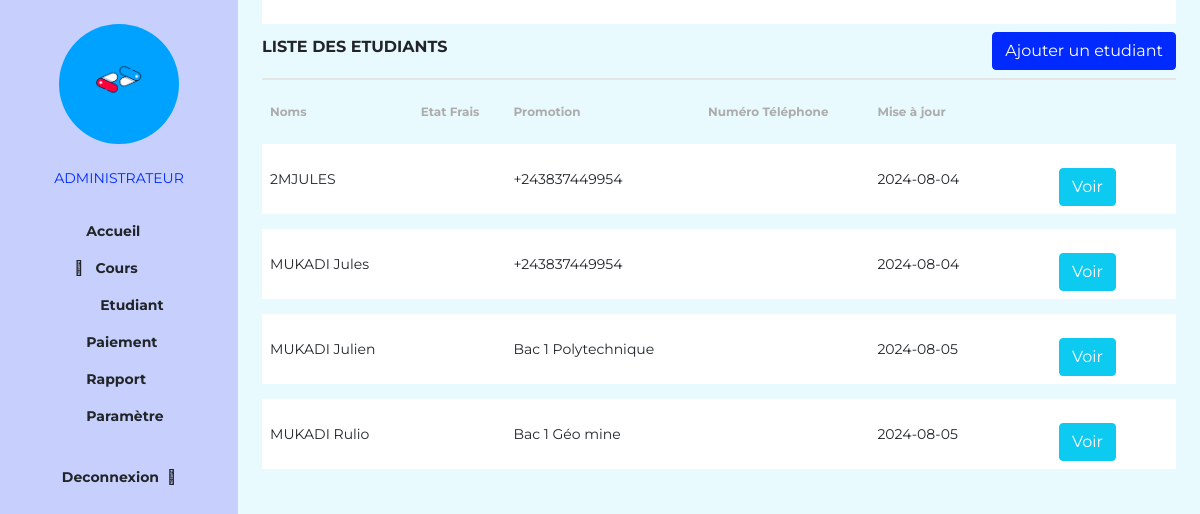
The page /pages/students_list.php on the database its author committed.
### tables this page shows
CREATE TABLE `students_list` (
  `Id` int(11) NOT NULL,
  `img` varchar(255) NOT NULL,
  `Name` varchar(255) NOT NULL,
  `Email` varchar(255) NOT NULL,
  `Promotion` varchar(255) NOT NULL,
  `NumeroMatricule` varchar(255) NOT NULL,
  `DateUpDate` date NOT NULL
);

### pages/students_list.php (the view, shortened to what this page needs)
<!DOCTYPE html>
<html lang="fr">
<head>
    <link rel="stylesheet" href="../css/bootstrap.css">
    <link rel="stylesheet" href="../css/style.css">
    <link rel="stylesheet" href="https://pro.fontawesome.com/releases/v5.10.0/css/all.css" />
</head>
<body class="bg-content">
    <main class="dashboard d-flex">
        <?php include "component/sidebar.php"; ?>
        <div class="container-fluid px-4">
            <?php include "component/header.php"; ?>
            <div class="student-list-header d-flex justify-content-between align-items-center py-2">
                <div class="title h6 fw-bold">LISTE DES ETUDIANTS</div>
                <div class="btn-add d-flex gap-3 align-items-center">
                    <div class="short">
                        <i class="far fa-sort"></i>
                    </div>
                    <?php include 'component/popupadd.php'; ?>
                </div>
            </div>
            <div class="table-responsive">
                <form action="save_presence.php" method="POST">
                    <table class="table student_list table-borderless">
                        <thead>
                            <tr class="align-middle">
                                <th>Noms</th>
                                <th>Etat Frais</th>
                                <th>Promotion</th>
                                <th>Numéro Téléphone</th>
                                <th>Mise à jour</th>
                            </tr>
                        </thead>
                        <tbody>
                            <?php include 'connexiondb.php';
                                $result = $con->query("SELECT * FROM students_list");
                                foreach($result as $value):
                            ?>
                            <tr class="bg-white align-middle">
                                <td><?php echo htmlspecialchars($value['Name']) ?></td>
                                <td><?php echo htmlspecialchars($value['Paiement']) ?></td>
                                <td><?php echo htmlspecialchars($value['Promotion']) ?></td>
                                <td><?php echo htmlspecialchars($value['NumeroTelephone']) ?></td>
                                <td><?php echo htmlspecialchars($value['DateUpDate']) ?></td>
                                <td class="d-md-flex gap-3 mt-3">
                                    <a href="modifier.php?Id=<?php echo $value['Id']?>"><i class="far fa-pen" style="color: green;"></i></a>
                                    <a href="remove.php?Id=<?php echo $value['Id']?>"><i class="far fa-trash" style="color: black;"></i></a>
                                    <a href="student_info.php?Id=<?php echo $value['Id']?>" class="btn btn-info">Voir</a>
                                </td>
                                <td>
                                </td>
                            </tr>
                            <?php endforeach; ?>
                        </tbody>
                    </table>
                </form>
            </div>
        </div>
    </main>
</body>
</html>

### pages/component/sidebar.php (shortened to what this page needs)
<div class="bg-sidebar vh-100 w-50 position-fixed">
            <div class="log d-flex justify-content-between">
            </div>
            <div class="img-admin d-flex flex-column align-items-center text-center gap-2">
                <img class="rounded-circle" src="../assets/img/img-admin.jpeg" alt="img-admin" height="120" width="120">
                <span class="h7 admin-color">ADMINISTRATEUR</span>
            </div>
            <div class=" bg-list d-flex flex-column align-items-center fw-bold gap-2 mt-4 ">
                <ul class="d-flex flex-column list-unstyled">
                        <li class="h7"><a class="nav-link text-dark" href="dashboard.php"> <span>Accueil</span></a></li>
                    <li class="h7"><a class=" nav-link text-dark" href="course.php"><i
                                class="fal fa-bookmark me-2"></i> <span>Cours</span></a></li>
                    <li class="h7"><a class=" nav-link text-dark" href="students_list.php"><i
                                class="far fa-graduation-cap me-2"></i> <span>Etudiant</span></a></li>
                    <li class="h7"><a class=" nav-link text-dark" href="payment_details.php"> <span>Paiement</span></a></li>
                    <li class="h7"><a class=" nav-link text-dark" href=""> <span>Rapport</span></a></li>
                    <li class="h7"><a class=" nav-link text-dark" href=""> <span>Paramètre</span></a></li>
                </ul>
                <ul class="logout d-flex justify-content-start list-unstyled">
                    <li class=" h7"><a class="nav-link text-dark" href="../index.php"><span>Deconnexion</span><i
                                class="fal fa-sign-out-alt ms-2"></i></a></li>
                </ul>
            </div>
        </div>

### pages/component/header.php (shortened to what this page needs)
<nav class="navbar container-fluid navbar-light bg-white position-sticky top-0">
</nav>

### pages/component/popupadd.php (shortened to what this page needs)
<div class="button-add-student">
                        <button type="button" class="btn btn-primary" data-bs-toggle="modal" data-bs-target="#exampleModal" data-bs-whatever="@mdo">Ajouter un etudiant</button>
                    </div>

### css/style.css (style rules this page uses)
* { font-family: 'Montserrat','Inter','Ubuntu',sans-serif; font-style: normal; }
.bg-sidebar { background-color: #c7d0fc; transition: margin 0.6s ease-in-out; z-index: 1; }
.bg-content { background:#e9faff; }
.h7 { font-size: 14px; }
.admin-color { color: #002aff ; }
.student_list { border-collapse: separate; border-spacing: 0 15px; }
.table th { font-size: 12px; color:#ACACAC; }
table tbody { font-size: 14px; }
.table a { color:#ffffff; }
.student-list-header { border-bottom: 2px solid #E5E5E5; }
.student-list-header i { color:#002aff; }
.btn-primary { background-color: #002aff; border-color: #002aff; }
@media screen and (min-width:768px) { .bg-sidebar { position: sticky !important; top: 0; width: 25% !important; } }

### rows shown on the page
students_list: Name "2MJULES", Promotion "+243837449954", DateUpDate "2024-08-04"
students_list: Name "MUKADI Jules", Promotion "+243837449954", DateUpDate "2024-08-04"
students_list: Name "MUKADI Julien", Promotion "Bac 1 Polytechnique", DateUpDate "2024-08-05"
students_list: Name "MUKADI Rulio", Promotion "Bac 1 Géo mine", DateUpDate "2024-08-05"
